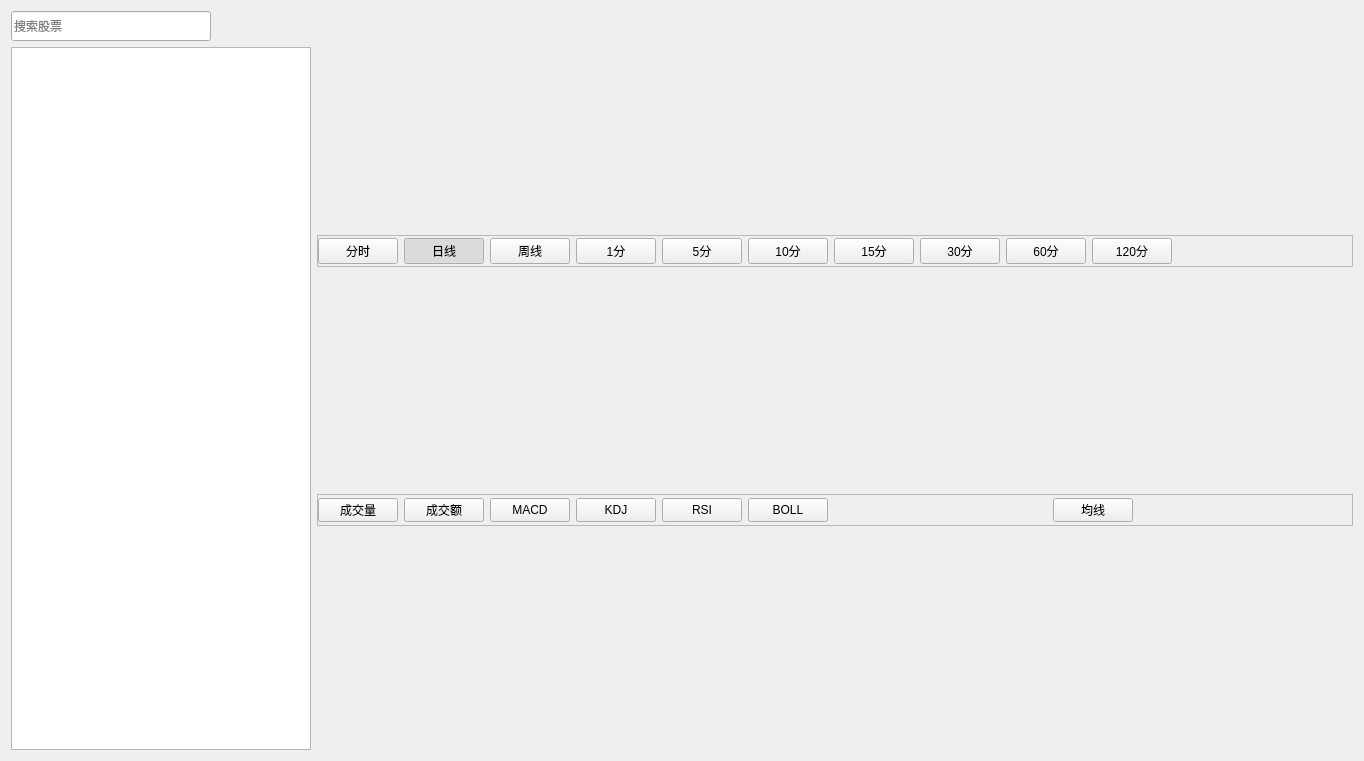
<?xml version="1.0" encoding="UTF-8"?>
<ui version="4.0">
 <class>MarketWidget</class>
 <widget class="QWidget" name="MarketWidget">
  <property name="geometry">
   <rect>
    <x>0</x>
    <y>0</y>
    <width>1364</width>
    <height>761</height>
   </rect>
  </property>
  <property name="windowTitle">
   <string>Form</string>
  </property>
  <layout class="QHBoxLayout" name="horizontalLayout_2">
   <item>
    <layout class="QVBoxLayout" name="verticalLayout">
     <item>
      <widget class="QLineEdit" name="lineEdit">
       <property name="sizePolicy">
        <sizepolicy hsizetype="Preferred" vsizetype="Fixed">
         <horstretch>0</horstretch>
         <verstretch>0</verstretch>
        </sizepolicy>
       </property>
       <property name="minimumSize">
        <size>
         <width>0</width>
         <height>30</height>
        </size>
       </property>
       <property name="maximumSize">
        <size>
         <width>200</width>
         <height>16777215</height>
        </size>
       </property>
       <property name="placeholderText">
        <string>搜索股票</string>
       </property>
      </widget>
     </item>
     <item>
      <widget class="QListWidget" name="listWidget_card">
       <property name="sizePolicy">
        <sizepolicy hsizetype="Preferred" vsizetype="Preferred">
         <horstretch>0</horstretch>
         <verstretch>0</verstretch>
        </sizepolicy>
       </property>
       <property name="minimumSize">
        <size>
         <width>300</width>
         <height>0</height>
        </size>
       </property>
       <property name="maximumSize">
        <size>
         <width>300</width>
         <height>16777215</height>
        </size>
       </property>
      </widget>
     </item>
    </layout>
   </item>
   <item>
    <layout class="QVBoxLayout" name="verticalLayout_5">
     <property name="spacing">
      <number>3</number>
     </property>
     <item>
      <layout class="QVBoxLayout" name="verticalLayout_2" stretch="0">
       <property name="spacing">
        <number>3</number>
       </property>
       <item>
        <widget class="QFrame" name="frame_period">
         <property name="minimumSize">
          <size>
           <width>0</width>
           <height>32</height>
          </size>
         </property>
         <property name="maximumSize">
          <size>
           <width>16777215</width>
           <height>32</height>
          </size>
         </property>
         <property name="frameShape">
          <enum>QFrame::StyledPanel</enum>
         </property>
         <property name="frameShadow">
          <enum>QFrame::Raised</enum>
         </property>
         <layout class="QHBoxLayout" name="horizontalLayout">
          <property name="leftMargin">
           <number>0</number>
          </property>
          <property name="topMargin">
           <number>0</number>
          </property>
          <property name="rightMargin">
           <number>0</number>
          </property>
          <property name="bottomMargin">
           <number>0</number>
          </property>
          <item>
           <widget class="QPushButton" name="btn_time">
            <property name="text">
             <string>分时</string>
            </property>
            <property name="checkable">
             <bool>true</bool>
            </property>
            <property name="autoExclusive">
             <bool>true</bool>
            </property>
           </widget>
          </item>
          <item>
           <widget class="QPushButton" name="btn_1d">
            <property name="text">
             <string>日线</string>
            </property>
            <property name="checkable">
             <bool>true</bool>
            </property>
            <property name="checked">
             <bool>true</bool>
            </property>
            <property name="autoExclusive">
             <bool>true</bool>
            </property>
           </widget>
          </item>
          <item>
           <widget class="QPushButton" name="btn_1w">
            <property name="text">
             <string>周线</string>
            </property>
            <property name="checkable">
             <bool>true</bool>
            </property>
            <property name="autoExclusive">
             <bool>true</bool>
            </property>
           </widget>
          </item>
          <item>
           <widget class="QPushButton" name="btn_1m">
            <property name="text">
             <string>1分</string>
            </property>
            <property name="checkable">
             <bool>true</bool>
            </property>
            <property name="autoExclusive">
             <bool>true</bool>
            </property>
           </widget>
          </item>
          <item>
           <widget class="QPushButton" name="btn_5m">
            <property name="text">
             <string>5分</string>
            </property>
            <property name="checkable">
             <bool>true</bool>
            </property>
            <property name="autoExclusive">
             <bool>true</bool>
            </property>
           </widget>
          </item>
          <item>
           <widget class="QPushButton" name="btn_10m">
            <property name="text">
             <string>10分</string>
            </property>
            <property name="checkable">
             <bool>true</bool>
            </property>
            <property name="autoExclusive">
             <bool>true</bool>
            </property>
           </widget>
          </item>
          <item>
           <widget class="QPushButton" name="btn_15m">
            <property name="text">
             <string>15分</string>
            </property>
            <property name="checkable">
             <bool>true</bool>
            </property>
            <property name="autoExclusive">
             <bool>true</bool>
            </property>
           </widget>
          </item>
          <item>
           <widget class="QPushButton" name="btn_30m">
            <property name="text">
             <string>30分</string>
            </property>
            <property name="checkable">
             <bool>true</bool>
            </property>
            <property name="autoExclusive">
             <bool>true</bool>
            </property>
           </widget>
          </item>
          <item>
           <widget class="QPushButton" name="btn_60m">
            <property name="text">
             <string>60分</string>
            </property>
            <property name="checkable">
             <bool>true</bool>
            </property>
            <property name="autoExclusive">
             <bool>true</bool>
            </property>
           </widget>
          </item>
          <item>
           <widget class="QPushButton" name="btn_120m">
            <property name="text">
             <string>120分</string>
            </property>
            <property name="checkable">
             <bool>true</bool>
            </property>
            <property name="autoExclusive">
             <bool>true</bool>
            </property>
           </widget>
          </item>
          <item>
           <spacer name="horizontalSpacer">
            <property name="orientation">
             <enum>Qt::Horizontal</enum>
            </property>
            <property name="sizeHint" stdset="0">
             <size>
              <width>40</width>
              <height>20</height>
             </size>
            </property>
           </spacer>
          </item>
         </layout>
        </widget>
       </item>
      </layout>
     </item>
     <item>
      <widget class="QFrame" name="frame_indicators_tool">
       <property name="minimumSize">
        <size>
         <width>0</width>
         <height>32</height>
        </size>
       </property>
       <property name="maximumSize">
        <size>
         <width>16777215</width>
         <height>32</height>
        </size>
       </property>
       <property name="frameShape">
        <enum>QFrame::StyledPanel</enum>
       </property>
       <property name="frameShadow">
        <enum>QFrame::Raised</enum>
       </property>
       <layout class="QHBoxLayout" name="horizontalLayout_3">
        <property name="leftMargin">
         <number>0</number>
        </property>
        <property name="topMargin">
         <number>0</number>
        </property>
        <property name="rightMargin">
         <number>0</number>
        </property>
        <property name="bottomMargin">
         <number>0</number>
        </property>
        <item>
         <widget class="QPushButton" name="btn_indicator_volume">
          <property name="minimumSize">
           <size>
            <width>0</width>
            <height>24</height>
           </size>
          </property>
          <property name="maximumSize">
           <size>
            <width>16777215</width>
            <height>24</height>
           </size>
          </property>
          <property name="text">
           <string>成交量</string>
          </property>
          <property name="checkable">
           <bool>true</bool>
          </property>
         </widget>
        </item>
        <item>
         <widget class="QPushButton" name="btn_indicator_amount">
          <property name="minimumSize">
           <size>
            <width>0</width>
            <height>24</height>
           </size>
          </property>
          <property name="maximumSize">
           <size>
            <width>16777215</width>
            <height>24</height>
           </size>
          </property>
          <property name="text">
           <string>成交额</string>
          </property>
          <property name="checkable">
           <bool>true</bool>
          </property>
         </widget>
        </item>
        <item>
         <widget class="QPushButton" name="btn_indicator_macd">
          <property name="minimumSize">
           <size>
            <width>0</width>
            <height>24</height>
           </size>
          </property>
          <property name="maximumSize">
           <size>
            <width>16777215</width>
            <height>24</height>
           </size>
          </property>
          <property name="text">
           <string>MACD</string>
          </property>
          <property name="checkable">
           <bool>true</bool>
          </property>
         </widget>
        </item>
        <item>
         <widget class="QPushButton" name="btn_indicator_kdj">
          <property name="minimumSize">
           <size>
            <width>0</width>
            <height>24</height>
           </size>
          </property>
          <property name="maximumSize">
           <size>
            <width>16777215</width>
            <height>24</height>
           </size>
          </property>
          <property name="text">
           <string>KDJ</string>
          </property>
          <property name="checkable">
           <bool>true</bool>
          </property>
         </widget>
        </item>
        <item>
         <widget class="QPushButton" name="btn_indicator_rsi">
          <property name="minimumSize">
           <size>
            <width>0</width>
            <height>24</height>
           </size>
          </property>
          <property name="maximumSize">
           <size>
            <width>16777215</width>
            <height>24</height>
           </size>
          </property>
          <property name="text">
           <string>RSI</string>
          </property>
          <property name="checkable">
           <bool>true</bool>
          </property>
         </widget>
        </item>
        <item>
         <widget class="QPushButton" name="btn_indicator_boll">
          <property name="minimumSize">
           <size>
            <width>0</width>
            <height>24</height>
           </size>
          </property>
          <property name="maximumSize">
           <size>
            <width>16777215</width>
            <height>24</height>
           </size>
          </property>
          <property name="text">
           <string>BOLL</string>
          </property>
          <property name="checkable">
           <bool>true</bool>
          </property>
         </widget>
        </item>
        <item>
         <spacer name="horizontalSpacer_3">
          <property name="orientation">
           <enum>Qt::Horizontal</enum>
          </property>
          <property name="sizeHint" stdset="0">
           <size>
            <width>40</width>
            <height>20</height>
           </size>
          </property>
         </spacer>
        </item>
        <item>
         <widget class="QPushButton" name="btn_indicator_ma">
          <property name="minimumSize">
           <size>
            <width>0</width>
            <height>24</height>
           </size>
          </property>
          <property name="maximumSize">
           <size>
            <width>16777215</width>
            <height>24</height>
           </size>
          </property>
          <property name="text">
           <string>均线</string>
          </property>
          <property name="checkable">
           <bool>true</bool>
          </property>
         </widget>
        </item>
        <item>
         <spacer name="horizontalSpacer_4">
          <property name="orientation">
           <enum>Qt::Horizontal</enum>
          </property>
          <property name="sizeHint" stdset="0">
           <size>
            <width>40</width>
            <height>20</height>
           </size>
          </property>
         </spacer>
        </item>
       </layout>
      </widget>
     </item>
    </layout>
   </item>
  </layout>
 </widget>
 <resources/>
 <connections/>
</ui>
